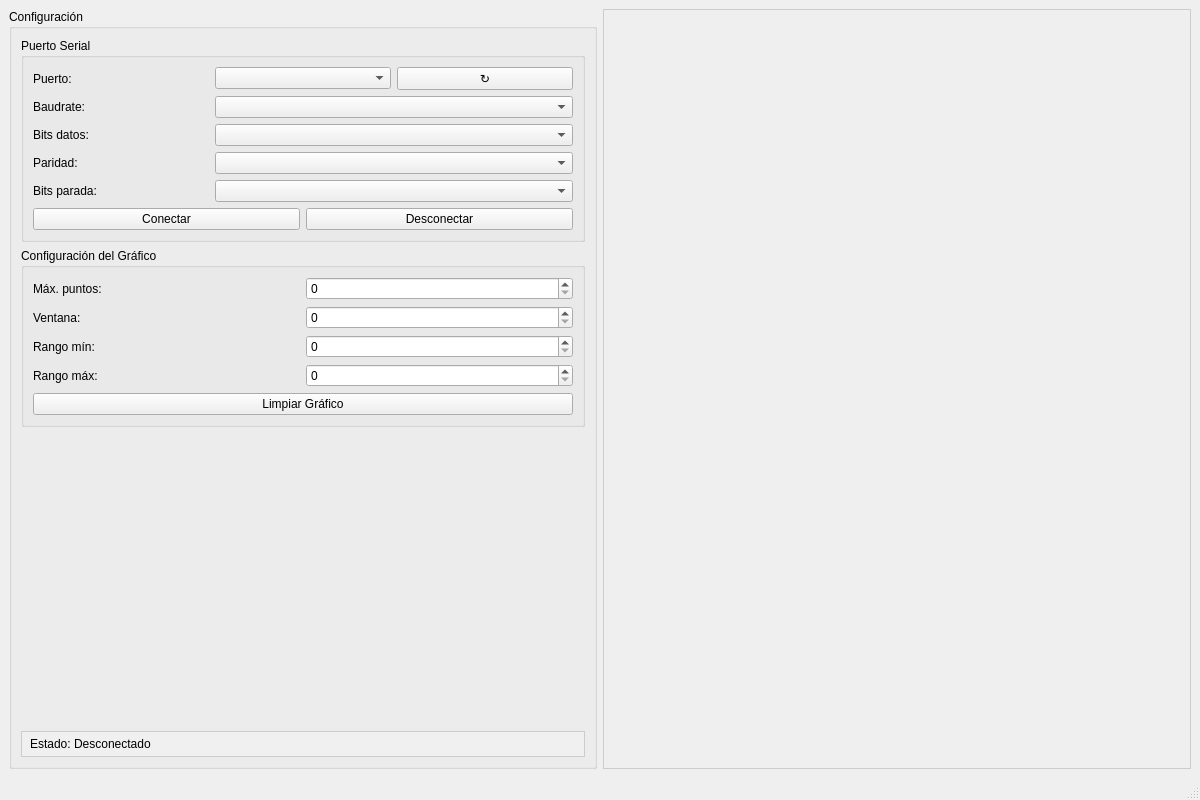
<?xml version="1.0" encoding="UTF-8"?>
<ui version="4.0">
 <class>MainWindow</class>
 <widget class="QMainWindow" name="MainWindow">
  <property name="geometry">
   <rect>
    <x>0</x>
    <y>0</y>
    <width>1200</width>
    <height>800</height>
   </rect>
  </property>
  <property name="windowTitle">
   <string>PlotterIPN - Graficador Serial</string>
  </property>
  <widget class="QWidget" name="centralwidget">
   <layout class="QHBoxLayout" name="horizontalLayout_main">
    <item>
     <widget class="QGroupBox" name="controlsGroupBox">
      <property name="title">
       <string>Configuración</string>
      </property>
      <property name="maximumWidth">
       <number>300</number>
      </property>
      <layout class="QVBoxLayout" name="verticalLayout_controls">
       <item>
        <widget class="QGroupBox" name="serialGroupBox">
         <property name="title">
          <string>Puerto Serial</string>
         </property>
         <layout class="QGridLayout" name="gridLayout_serial">
          <item row="0" column="0">
           <widget class="QLabel" name="portLabel">
            <property name="text">
             <string>Puerto:</string>
            </property>
           </widget>
          </item>
          <item row="0" column="1">
           <widget class="QComboBox" name="portComboBox"/>
          </item>
          <item row="0" column="2">
           <widget class="QPushButton" name="refreshButton">
            <property name="text">
             <string>↻</string>
            </property>
            <property name="maximumWidth">
             <number>30</number>
            </property>
           </widget>
          </item>
          <item row="1" column="0">
           <widget class="QLabel" name="baudRateLabel">
            <property name="text">
             <string>Baudrate:</string>
            </property>
           </widget>
          </item>
          <item row="1" column="1" colspan="2">
           <widget class="QComboBox" name="baudRateComboBox"/>
          </item>
          <item row="2" column="0">
           <widget class="QLabel" name="dataBitsLabel">
            <property name="text">
             <string>Bits datos:</string>
            </property>
           </widget>
          </item>
          <item row="2" column="1" colspan="2">
           <widget class="QComboBox" name="dataBitsComboBox"/>
          </item>
          <item row="3" column="0">
           <widget class="QLabel" name="parityLabel">
            <property name="text">
             <string>Paridad:</string>
            </property>
           </widget>
          </item>
          <item row="3" column="1" colspan="2">
           <widget class="QComboBox" name="parityComboBox"/>
          </item>
          <item row="4" column="0">
           <widget class="QLabel" name="stopBitsLabel">
            <property name="text">
             <string>Bits parada:</string>
            </property>
           </widget>
          </item>
          <item row="4" column="1" colspan="2">
           <widget class="QComboBox" name="stopBitsComboBox"/>
          </item>
          <item row="5" column="0" colspan="3">
           <layout class="QHBoxLayout" name="horizontalLayout_buttons">
            <item>
             <widget class="QPushButton" name="connectButton">
              <property name="text">
               <string>Conectar</string>
              </property>
             </widget>
            </item>
            <item>
             <widget class="QPushButton" name="disconnectButton">
              <property name="text">
               <string>Desconectar</string>
              </property>
             </widget>
            </item>
           </layout>
          </item>
         </layout>
        </widget>
       </item>
       <item>
        <widget class="QGroupBox" name="chartGroupBox">
         <property name="title">
          <string>Configuración del Gráfico</string>
         </property>
         <layout class="QGridLayout" name="gridLayout_chart">
          <item row="0" column="0">
           <widget class="QLabel" name="maxPointsLabel">
            <property name="text">
             <string>Máx. puntos:</string>
            </property>
           </widget>
          </item>
          <item row="0" column="1">
           <widget class="QSpinBox" name="maxPointsSpinBox"/>
          </item>
          <item row="1" column="0">
           <widget class="QLabel" name="windowSizeLabel">
            <property name="text">
             <string>Ventana:</string>
            </property>
           </widget>
          </item>
          <item row="1" column="1">
           <widget class="QSpinBox" name="windowSizeSpinBox"/>
          </item>
          <item row="2" column="0">
           <widget class="QLabel" name="minRangeLabel">
            <property name="text">
             <string>Rango mín:</string>
            </property>
           </widget>
          </item>
          <item row="2" column="1">
           <widget class="QSpinBox" name="minRangeSpinBox"/>
          </item>
          <item row="3" column="0">
           <widget class="QLabel" name="maxRangeLabel">
            <property name="text">
             <string>Rango máx:</string>
            </property>
           </widget>
          </item>
          <item row="3" column="1">
           <widget class="QSpinBox" name="maxRangeSpinBox"/>
          </item>
          <item row="4" column="0" colspan="2">
           <widget class="QPushButton" name="clearButton">
            <property name="text">
             <string>Limpiar Gráfico</string>
            </property>
           </widget>
          </item>
         </layout>
        </widget>
       </item>
       <item>
        <spacer name="verticalSpacer">
         <property name="orientation">
          <enum>Qt::Vertical</enum>
         </property>
         <property name="sizeHint" stdset="0">
          <size>
           <width>20</width>
           <height>40</height>
          </size>
         </property>
        </spacer>
       </item>
       <item>
        <widget class="QLabel" name="statusLabel">
         <property name="text">
          <string>Estado: Desconectado</string>
         </property>
         <property name="styleSheet">
          <string>QLabel { padding: 5px; background-color: #f0f0f0; border: 1px solid #ccc; }</string>
         </property>
        </widget>
       </item>
      </layout>
     </widget>
    </item>
    <item>
     <widget class="QWidget" name="chartWidget" native="true">
      <property name="styleSheet">
       <string>QWidget { border: 1px solid #ccc; }</string>
      </property>
     </widget>
    </item>
   </layout>
  </widget>
  <widget class="QMenuBar" name="menubar">
   <property name="geometry">
    <rect>
     <x>0</x>
     <y>0</y>
     <width>1200</width>
     <height>22</height>
    </rect>
   </property>
  </widget>
  <widget class="QStatusBar" name="statusbar"/>
 </widget>
 <resources/>
 <connections/>
</ui>
